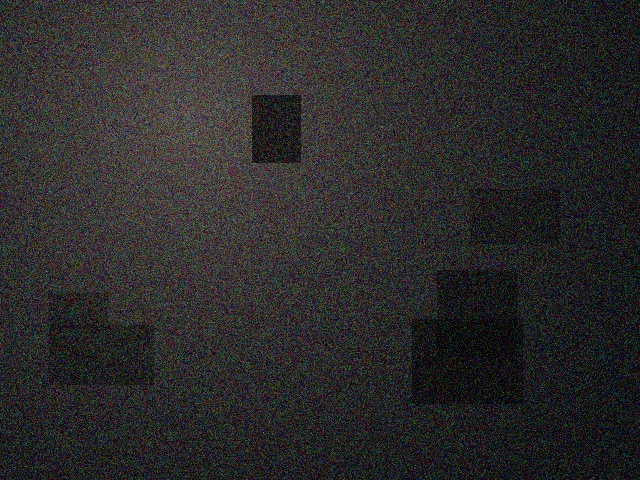
#> input picture samples/dark_alley.jpg, 640 x 480 px
$ python -i exposure.py   (imports and definitions only)
#> lines starting #> are read from the running program, lines starting #| are printed output that depends on the picture
#> further down, picture is the input picture: shape (480, 640, 3); mean B, G, R 42.6, 42.6, 43.8
"""
Brightness / exposure related image operations.

Everything here works on BGR uint8 arrays (the native OpenCV layout) so we're
not constantly converting color spaces back and forth between modules.
"""

import cv2
import numpy as np


def brightness_stats(image: np.ndarray) -> dict:
    """Cheap histogram-based read on how dark/bright/flat an image is.

    Returns plain floats/ints so this can be dropped straight into a report
    or a prompt without extra formatting.
    """
    gray = cv2.cvtColor(image, cv2.COLOR_BGR2GRAY)
    mean = float(gray.mean())
    std = float(gray.std())

    total_px = gray.size
    dark_px = int(np.sum(gray < 60))
    bright_px = int(np.sum(gray > 235))

    return {
        "mean": round(mean, 2),
        "std": round(std, 2),
        "percent_dark": round(100 * dark_px / total_px, 2),
        "percent_clipped_bright": round(100 * bright_px / total_px, 2),
    }


def apply_gamma(image: np.ndarray, gamma: float) -> np.ndarray:
    """Standard gamma correction via a lookup table.

    gamma < 1 brightens shadows, gamma > 1 darkens. We only ever push
    gamma below 1 in this project since we're lifting *low*-light images,
    but the function itself is neutral.
    """
    gamma = max(0.1, gamma)
    table = np.array(
        [((i / 255.0) ** gamma) * 255 for i in range(256)]
    ).astype("uint8")
    return cv2.LUT(image, table)


def apply_clahe(image: np.ndarray, clip_limit: float = 2.0, tile_grid: int = 8) -> np.ndarray:
    """Contrast-limited adaptive histogram equalization.

    Done in LAB space so we only touch lightness and leave color/saturation
    alone - running CLAHE on each BGR channel separately tends to shift
    color balance in a way that looks off.
    """
#> called with clip_limit = 2, tile_grid = 8
    lab = cv2.cvtColor(image, cv2.COLOR_BGR2LAB)
#> lab: shape (480, 640, 3); mean of channels 0, 1, 2 44.7, 128.8, 128.3
    l_channel, a_channel, b_channel = cv2.split(lab)
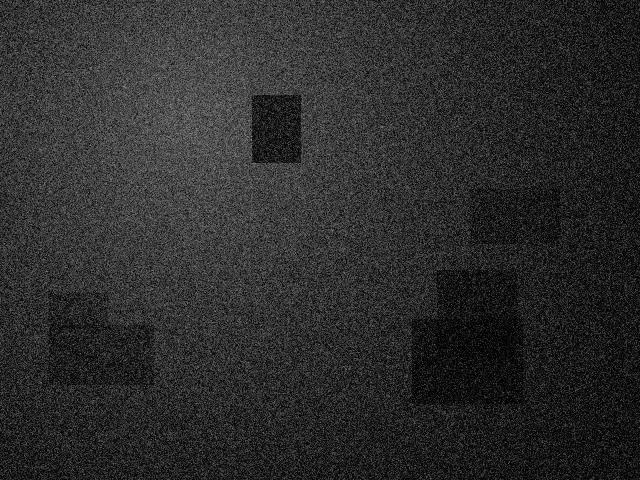
#> l_channel: shape (480, 640); min 0, max 153, mean 44.7
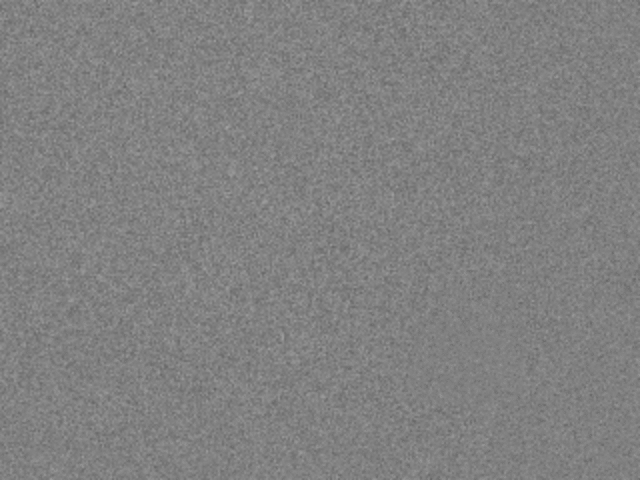
#> a_channel: shape (480, 640); min 102, max 160, mean 128.8
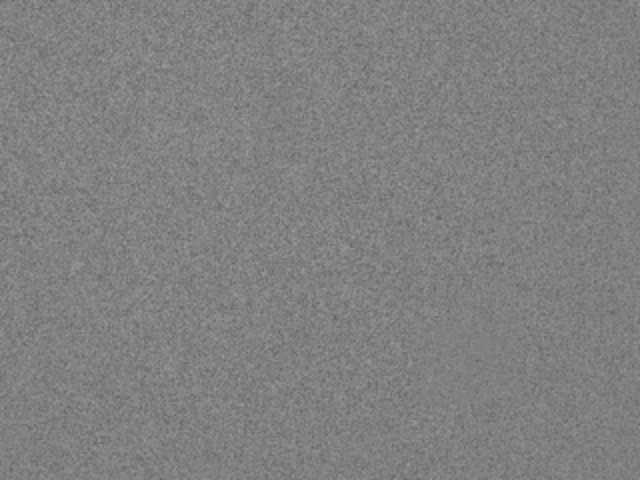
#> b_channel: shape (480, 640); min 100, max 157, mean 128.3

    clahe = cv2.createCLAHE(clipLimit=clip_limit, tileGridSize=(tile_grid, tile_grid))
    l_channel = clahe.apply(l_channel)
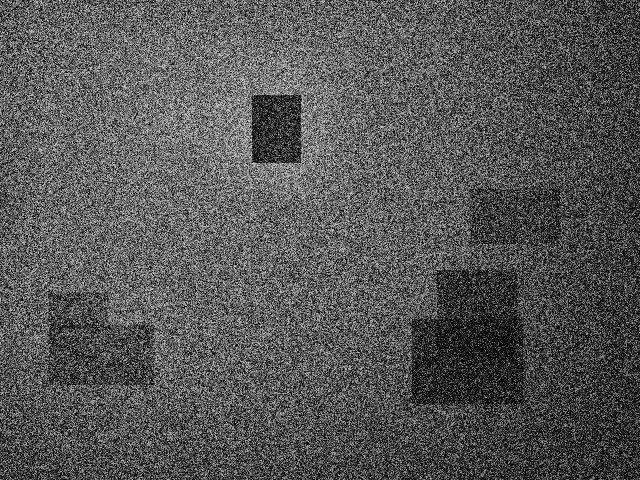
#> l_channel: shape (480, 640); min 0, max 218, mean 86.9

    merged = cv2.merge((l_channel, a_channel, b_channel))
#> merged: shape (480, 640, 3); mean of channels 0, 1, 2 86.9, 128.8, 128.3
    return cv2.cvtColor(merged, cv2.COLOR_LAB2BGR)
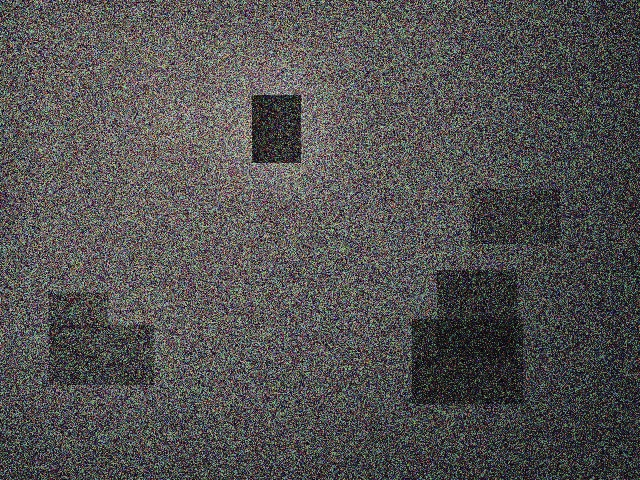
#> returned value: shape (480, 640, 3); mean B, G, R 81.3, 81.5, 82.9

>>> import cv2
>>> picture = cv2.imread('../samples/dark_alley.jpg')
>>> result = apply_clahe(picture)
